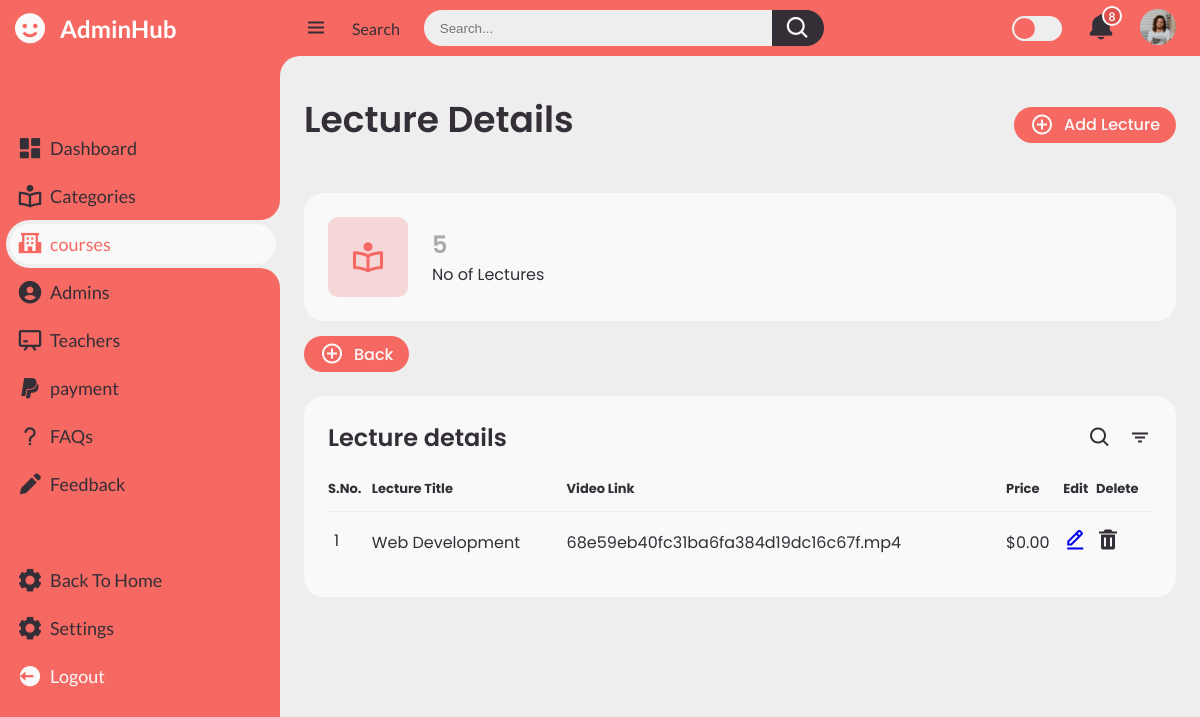
The app's page /adminpanel/courses/lectureDetails.php?id=1 (signed in) with its own data.
### tables this page shows
CREATE TABLE `courses` (
  `id` int(11) NOT NULL,
  `title` text DEFAULT NULL,
  `category` text DEFAULT NULL,
  `description` text DEFAULT NULL,
  `video` longblob DEFAULT NULL,
  `image` longblob DEFAULT NULL,
  `price` text DEFAULT NULL,
  `type` text DEFAULT NULL,
  `courseid` text DEFAULT NULL,
  `createdat` date DEFAULT current_timestamp()
);

### adminpanel/courses/lectureDetails.php (the view, shortened to what this page needs)
<?php
    if($_SESSION['id'] == true){
    require_once('../config.php');
	$title = "";
	$video_link = "";
	if($_SERVER['REQUEST_METHOD'] == 'GET'){
        $id = $_GET["id"];
        $result = mysqli_query($db,"SELECT * FROM `courses` WHERE id=$id");
        $row = $result->fetch_assoc();
		$title = $row['title'];
		$video_link = $row['video'];
		$price = $row['price'];
	}
?>
<!DOCTYPE html>
<html lang="en">
<head>
	<link href='https://unpkg.com/boxicons@2.0.9/css/boxicons.min.css' rel='stylesheet'>
	<link rel="stylesheet" href="../../css/admin.css">
	<link rel="stylesheet" href="../../css/adminforms.css">
</head>
<body>
	<section id="sidebar">
		<a href="#" class="brand">
			<i class='bx bxs-smile'></i>
			<span class="text" style="color:white; ">AdminHub</span>
		</a>
		<ul class="side-menu top">
			<li>
				<a href="..\admin.php">
					<i class='bx bxs-dashboard'></i>
					<span class="text">Dashboard</span>
				</a>
			</li>
			<li>
				<a href="..\category\category.php">
					<i class='bx bx-book-reader'></i>
					<span class="text">Categories</span>
				</a>
			</li>
			<li class="active">
				<a href="..\courses\courses.php">
					<i class='bx bxs-school'></i>
					<span class="text">courses</span>
				</a>
			</li>
			<li>
				<a href="..\admins\admins.php">
					<i class='bx bxs-user-circle'></i>
					<span class="text">Admins</span>
				</a>
			</li>
			<li>
				<a href="..\teachers\teachers.php">
					<i class='bx bx-chalkboard'></i>
					<span class="text">Teachers</span>
				</a>
			</li>
			<li>
				<a href="..\payment\payment.html">
					<i class='bx bxl-paypal'></i>
					<span class="text">payment</span>
				</a>
			</li>
			<li>
				<a href="..\faqs\faqs.php">
					<i class='bx bx-question-mark'></i>
					<span class="text">FAQs</span>
				</a>
			</li>
			<li>
				<a href="..\feedback\feedback.php">
					<i class='bx bxs-pencil'></i>
					<span class="text">Feedback</span>
				</a>
			</li>
		</ul>
		<ul class="side-menu">
			<li>
				<a href="../../index.php">
					<i class='bx bxs-cog'></i>
					<span class="text">Back To Home</span>
				</a>
			</li>
			<li>
				<a href="#">
					<i class='bx bxs-cog'></i>
					<span class="text">Settings</span>
				</a>
			</li>
			<li>
				<a href="../../logout.php" class="logout">
					<i class='bx bxs-log-out-circle'></i>
					<span class="text">Logout</span>
				</a>
			</li>
		</ul>
	</section>
	<section id="content">
		<nav>
			<i class='bx bx-menu'></i>
			<a href="#" class="nav-link">Search</a>
			<form action="#">
				<div class="form-input">
					<input type="search" placeholder="Search...">
					<button type="submit" class="search-btn"><i class='bx bx-search'></i></button>
				</div>
			</form>
			<label for="switch-mode" class="switch-mode"></label>
			<a href="#" class="notification">
				<i class='bx bxs-bell'></i>
				<span class="num">8</span>
			</a>
			<a href="#" class="profile">
				<img src="..\img/people.png">
			</a>
		</nav>
		<main>
			<div class="head-title">
				<div class="left">
					<h1>Lecture Details</h1>
				</div>
				<a href="..\courses\addLecture.html" class="btn-download">
					<i class='bx bx-plus-circle'></i>
					<span class="text">Add Lecture</span>
				</a>
			</div>
			<ul class="box-info">
				<li>
					<i class='bx bx-book-reader'></i>
					<span class="text">
						<h3>5</h3>
						<p>No of Lectures</p>
					</span>
				</li>
			</ul>
			<div class="head-title" style="margin-top: 15px;">
				<a href="..\courses\courses.php" class="btn-download">
					<i class='bx bx-plus-circle'></i>
					<span class="text">Back</span>
				</a>
			</div>
			<div class="table-data">
				<div class="order">
					<div class="head">
						<h3>Lecture details</h3>
						<i class='bx bx-search'></i>
						<i class='bx bx-filter'></i>
					</div>
					<table>
						<thead>
							<tr>
								<th>S.No.</th>
								<th>Lecture Title</th>
								<th>Video Link</th>
								<th>Price</th>
								<th>Edit</th>
								<th>Delete</th>
							</tr>
						</thead>
						<tbody>
							<tr>
								<td>
									<p>1</p>
								</td>
								<td>
									<p> <?php echo $title; ?> </p>
								</td>
								<td>
								<p> <?php echo $video_link; ?> </p>
								</td>
								<td>
									<p> <?php echo $price; ?> </p>
								</td>
								<td><a href="..\courses\lectureEdit.html"><i class='bx bx-edit-alt'></i></a></td>
								<td><i class='bx bxs-trash'></i></td>
							</tr>
						</tbody>
					</table>
				</div>
			</div>
		</main>
	</section>
</body>
</html>
<?php
    }
    else{
        header("Location: ../../index.php");
    }
?>

### css/adminforms.css (style rules this page uses)
:root { --poppins: 'Poppins', sans-serif; --lato: 'Lato', sans-serif; --light: #F9F9F9; --light-white: ; --blue:#f66962; --light-blue: #F5D7D8; --grey: #eee; --dark-grey: #AAAAAA; --dark: #342E37; --red: #DB504A; --yellow: #FFCE26; --light-yellow: #FFF2C6; --orange: #FD7238; --light-orange: #FFE0D3; }
html { overflow-x: hidden; }
body { background:var(--grey); }

### records on screen
courses: title "Web Development", video "68e59eb40fc31ba6fa384d19dc16c67f.mp4", price "$0.00"
